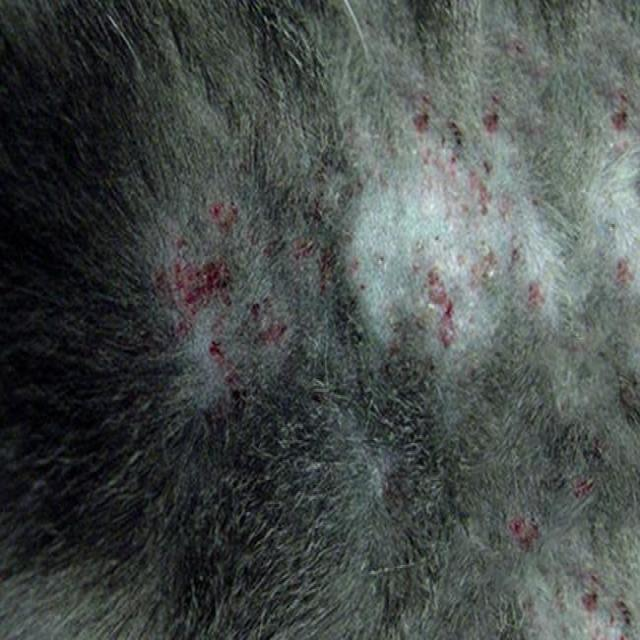
#> input picture ml/data/clean/test/Flea Allergy/Image_15-2-_jpg.rf.920059cf67094b507ea0fe0a538cbb37.jpg, 640 x 640 px
$ python -i prepare_data.py   (imports and definitions only)
#> lines starting #> are read from the running program, lines starting #| are printed output that depends on the picture
import json
import sys
from pathlib import Path

import numpy as np
from PIL import Image

# Optional argument: image size, e.g.  python ml/src/prepare_data.py 160
IMG_SIZE = int(sys.argv[1]) if len(sys.argv) > 1 else 128
CLEAN_DIR = Path("ml/data/clean")
# 128 keeps the old folder name; other sizes get their own folder
OUT_DIR = Path("ml/data/processed") if IMG_SIZE == 128 else Path(f"ml/data/processed_{IMG_SIZE}")
RESULTS_DIR = Path("ml/results")
SPLITS = ["train", "val", "test"]


def load_image(path, size=IMG_SIZE):
#> called with size = 128
    img = Image.open(path).convert("RGB")
#> img is the input picture: PIL image 640x640 RGB; mean R, G, B 71.7, 77.6, 75.5
    w, h = img.size
#> w = 640; h = 640
    s = min(w, h)
#> s = 640
    left, top = (w - s) // 2, (h - s) // 2
#> left = 0; top = 0
    img = img.crop((left, top, left + s, top + s))
    img = img.resize((size, size), Image.BILINEAR)
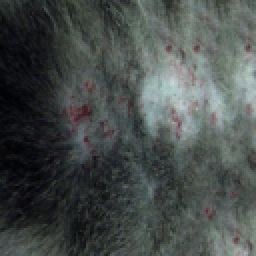
#> img: PIL image 128x128 RGB (shown 2 times larger); mean R, G, B 71.7, 77.6, 75.5
    return np.asarray(img, dtype=np.uint8)


# [51 lines left out: function main, not called in this run]


# [2 lines not run here, left out]

>>> result = load_image('../data/clean/test/Flea Allergy/Image_15-2-_jpg.rf.920059cf67094b507ea0fe0a538cbb37.jpg')

$ run again, on ml/data/clean/test/Health/0717-9MuSp4pGMWY_jpg.rf.377c32e8959d5b52998a115153e23d33.jpg
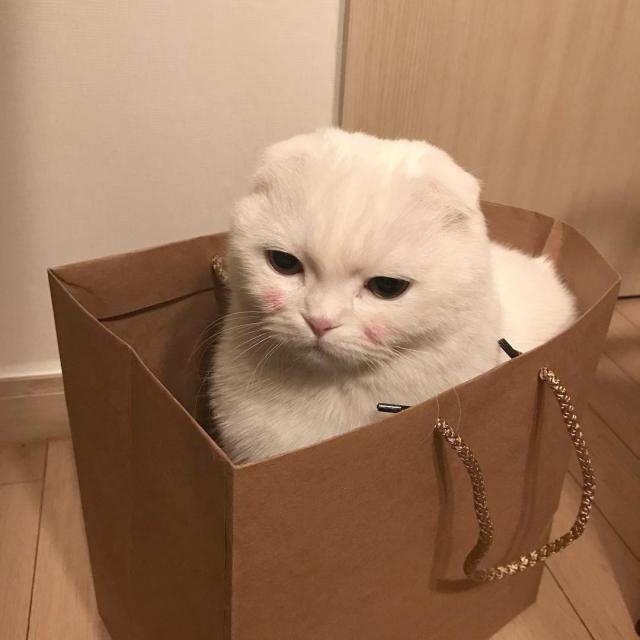
#> input picture ml/data/clean/test/Health/0717-9MuSp4pGMWY_jpg.rf.377c32e8959d5b52998a115153e23d33.jpg, 640 x 640 px
#> in load_image, img is the input picture: PIL image 640x640 RGB; mean R, G, B 159.7, 122.4, 95.2
#> in load_image, `img = img.resize((size, size), Image.BILINEAR)`:
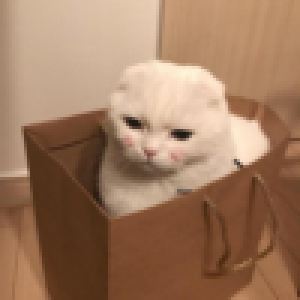
#> img: PIL image 100x100 RGB (shown 3 times larger); mean R, G, B 159.7, 122.4, 95.2

$ run again, on ml/data/clean/test/Health/1030_ykprNtnrzg_jpg.rf.7bb6d2f5cfeef3b23f896b34ed2f8637.jpg
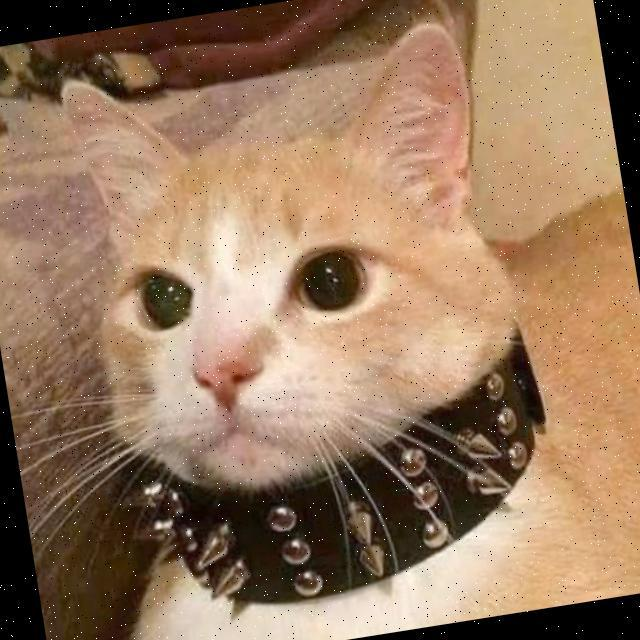
#> input picture ml/data/clean/test/Health/1030_ykprNtnrzg_jpg.rf.7bb6d2f5cfeef3b23f896b34ed2f8637.jpg, 640 x 640 px
#> in load_image, img is the input picture: PIL image 640x640 RGB; mean R, G, B 151.6, 121.1, 94.8
#> in load_image, `img = img.resize((size, size), Image.BILINEAR)`:
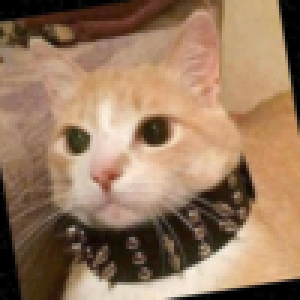
#> img: PIL image 100x100 RGB (shown 3 times larger); mean R, G, B 151.7, 121.1, 94.9
